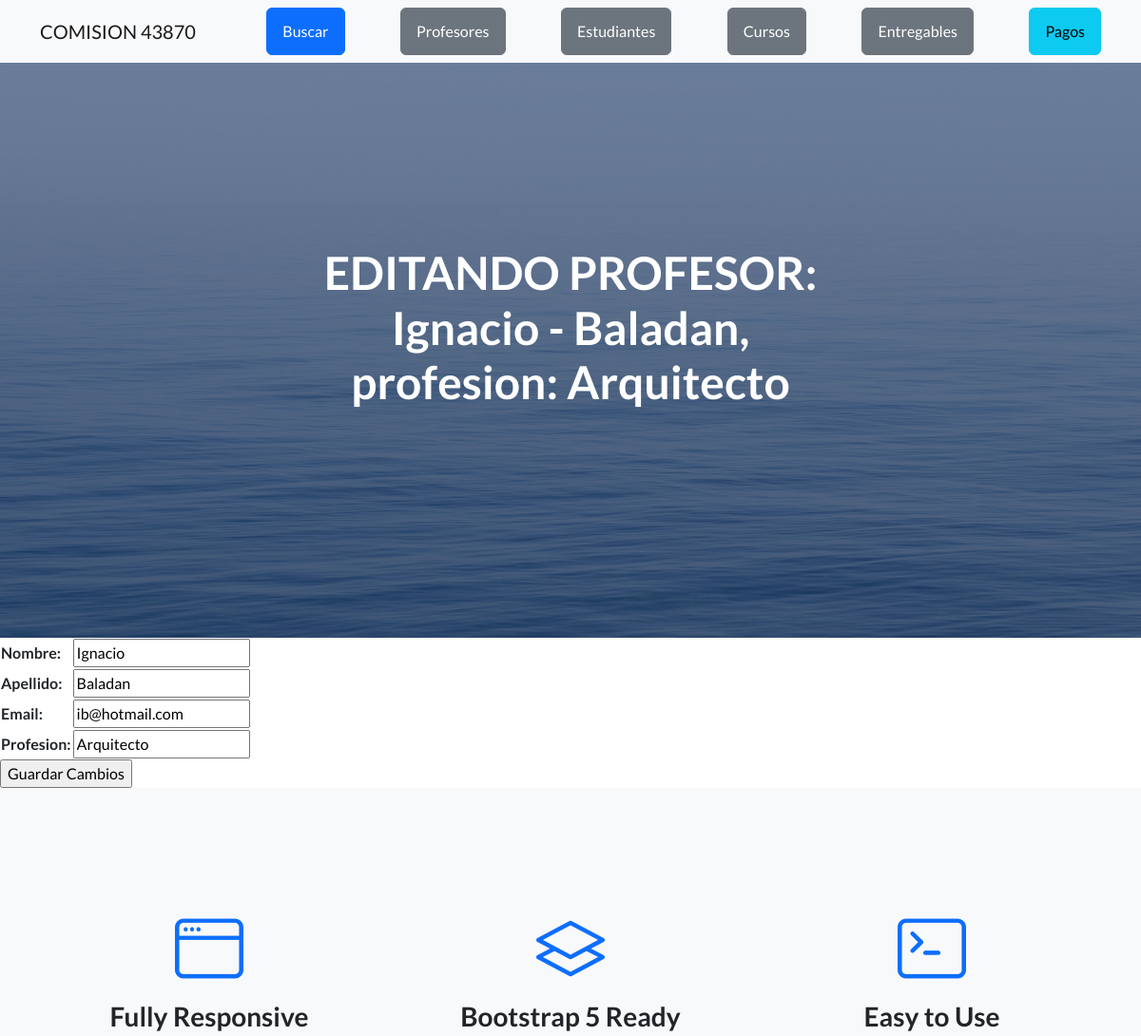
The page /AppCoder/editarProfesor/4 (upper part) on the database as committed earlier.
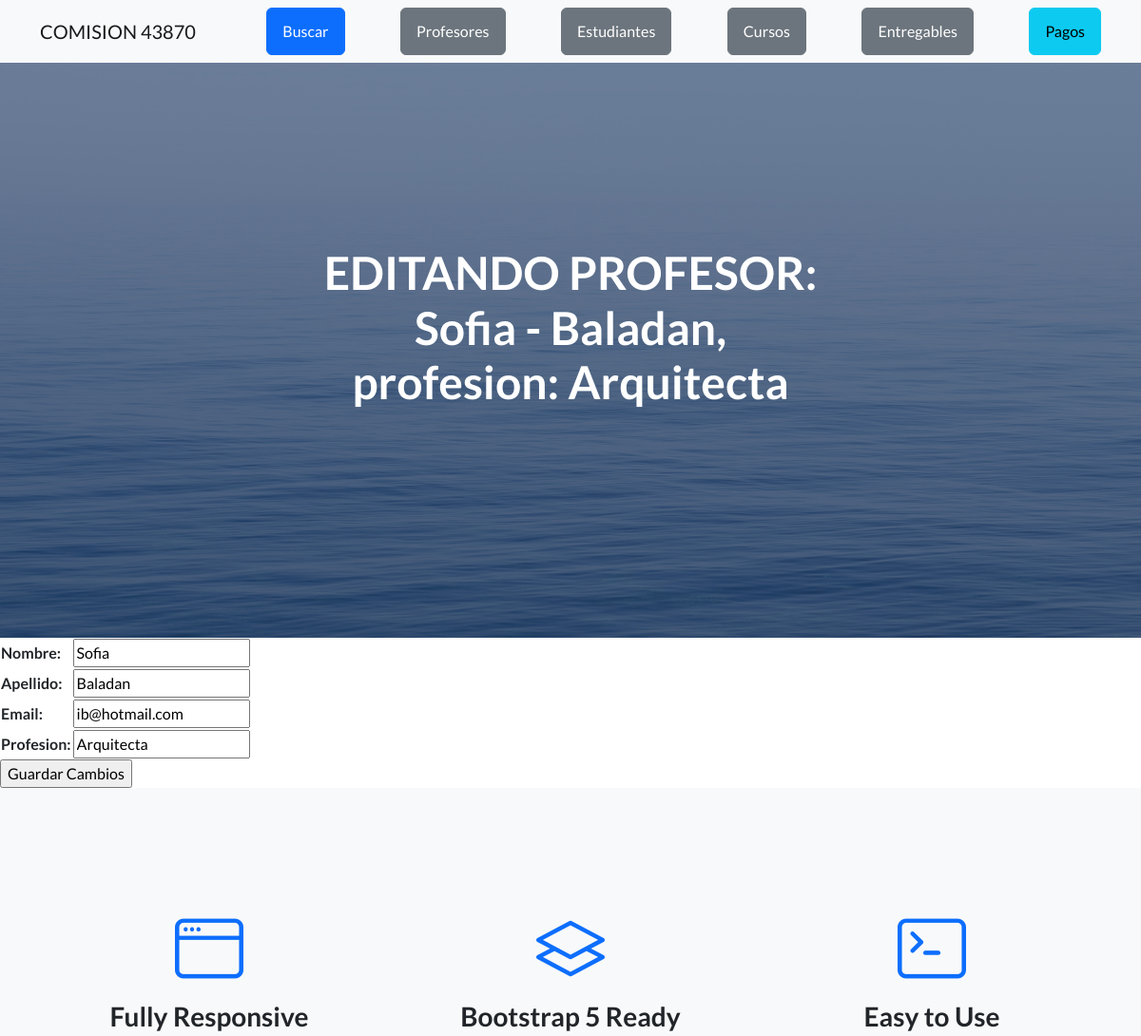
The same page on the database as committed later.
### AppCoder/models.py (models this page shows)
class Profesor(models.Model):
    nombre=models.CharField(max_length=50)
    apellido=models.CharField(max_length=50)
    email=models.EmailField()
    profesion=models.CharField(max_length=50)
    def __str__(self):
        return f"{self.nombre} - {self.apellido}, profesion: {self.profesion} "

### AppCoder/views.py (the view)
# urls.py: path('editarProfesor/<id>', editarProfesor, name="editarProfesor"),
def editarProfesor(request, id):
    profesor=Profesor.objects.get(id=id)
    if request.method=="POST":
        form=ProfesorForm(request.POST)
        if form.is_valid():
            info=form.cleaned_data
            profesor.nombre=info["nombre"]
            profesor.apellido=info["apellido"]
            profesor.email=info["email"]
            profesor.profesion=info["profesion"]
            profesor.save()
            mensaje="Profesor editado"
            profesores=Profesor.objects.all()
            formulario_profesor=ProfesorForm()
            return render(request,"AppCoder/profesores.html", {"mensaje":mensaje, "formulario": formulario_profesor, "profesores": profesores})
    else:
        formulario_profesor=ProfesorForm(initial={"nombre":profesor.nombre, "apellido":profesor.apellido, "email":profesor.email, "profesion":profesor.profesion})
    return render(request,"AppCoder/editarProfesor.html", {"formulario":formulario_profesor, "profesor":profesor})

### AppCoder/forms.py
class ProfesorForm(forms.Form):
    nombre=forms.CharField(max_length=50)
    apellido=forms.CharField(max_length=50)
    email=forms.EmailField()
    profesion=forms.CharField(max_length=50)

### AppCoder/templates/AppCoder/editarProfesor.html
{% extends "AppCoder/padre.html" %}
{% load static %}
{% block titulo %} EDITANDO PROFESOR: {{ profesor }} {% endblock %}
{% block contenido_que_cambia %}
<form action="{% url 'editarProfesor' profesor.id %}" method="POST"> {% csrf_token %}
    <table>
        {{ formulario.as_table }}
    </table>
    <input type="submit" value="Guardar Cambios">
</form>
{% endblock %}

Rows that differ between the two databases and show on the page:
changed Profesor "Baladan": nombre+apellido+profesion "Ignacio - Baladan, profesion: Arquitecto" → "Sofia - Baladan, profesion: Arquitecta"; nombre "Ignacio" → "Sofia"; profesion "Arquitecto" → "Arquitecta"
